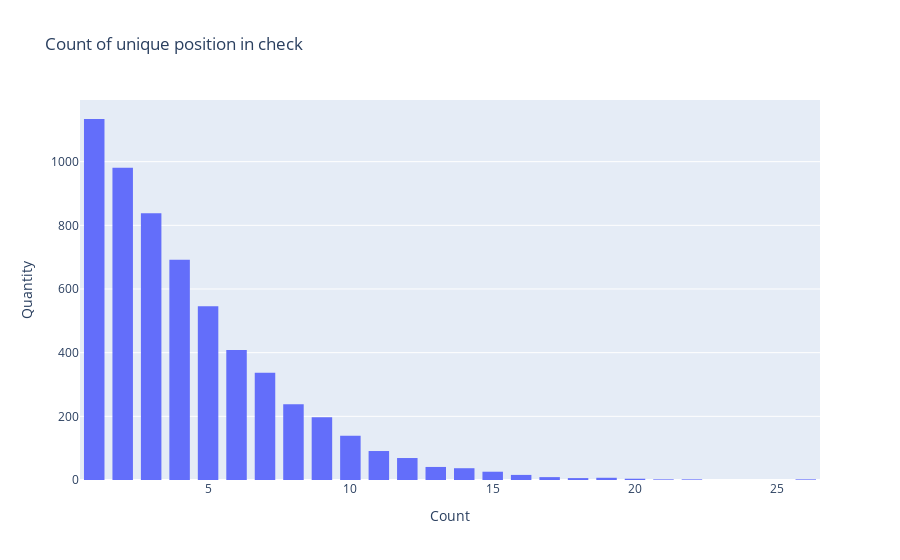

Notebook source saved alongside this figure:
### Code cell
import plotly.graph_objects as go

import numpy as np
np.random.seed(1)

x = arr2

fig = go.Figure(data=[go.Histogram(x=x)])

fig.update_layout(
    title_text='Count of unique position in check', # title of plot
    xaxis_title_text='Count', # xaxis label
    yaxis_title_text='Quantity', # yaxis label
    bargap=0.2, # gap between bars of adjacent location coordinates
    bargroupgap=0.1 # gap between bars of the same location coordinates
)

fig.show()

### Figure 1 — Plotly figure (JSON) as saved in the notebook; plotly's stock layout.template omitted (floating-point values rounded to 4 significant figures; data arrays with more than 128 entries replaced by an {"elided": "..."} marker saying what was removed)
{"data": [{"type": "histogram", "x": {"elided": "5822 int values"}}], "layout": {"bargap": 0.2, "bargroupgap": 0.1, "title": {"text": "Count of unique position in check"}, "xaxis": {"title": {"text": "Count"}}, "yaxis": {"title": {"text": "Quantity"}}}}
